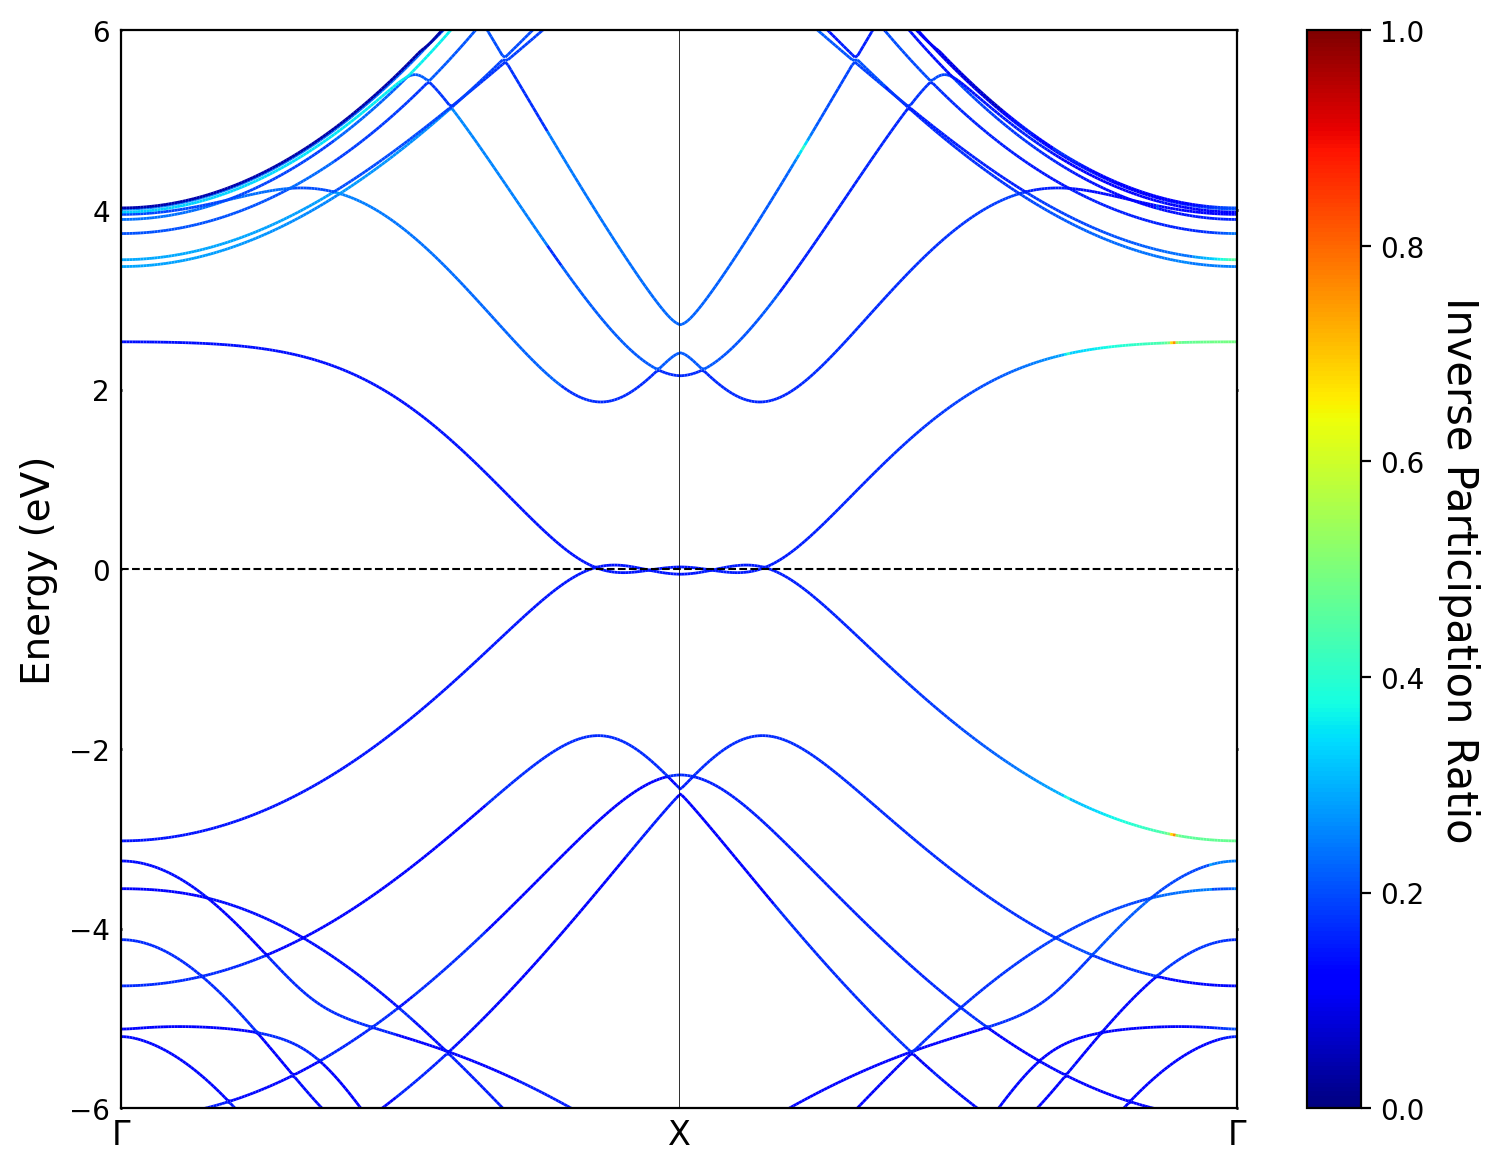

This chart was generated by the following Python code:
#!/usr/bin/env python3
# Written by Joseph P.Vera
# 2026-06

import pyprocar

pyprocar.bandsplot(
    dirname=".",
    code="qe",
    mode="ipr",
    savefig = "ipr.png",
    fermi = -3.74748481,
    elimit = [-6.0, 6.0],
    knames=['Γ', 'X', 'Γ'],
    y_label_params={"fontsize": 14}
)
